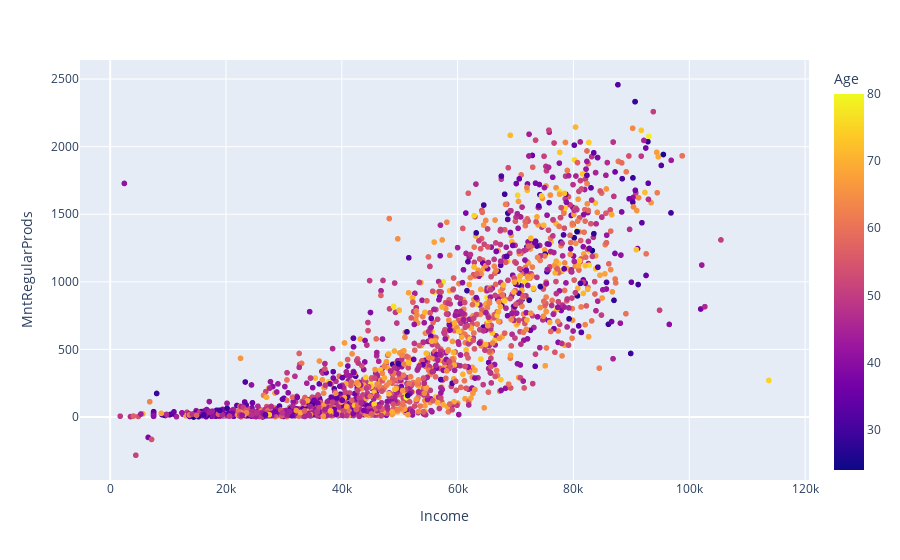

Notebook code for this chart:
### Code cell
fig = px.scatter(df,y="MntRegularProds",x="Income",color="Age")
fig.show()

### Figure 1 — Plotly figure (JSON) as saved in the notebook; plotly's stock layout.template omitted (floating-point values rounded to 4 significant figures; data arrays with more than 128 entries replaced by an {"elided": "..."} marker saying what was removed)
{"data": [{"hovertemplate": "Income=%{x}<br>MntRegularProds=%{y}<br>Age=%{marker.color}<extra></extra>", "legendgroup": "", "marker": {"color": {"elided": "2205 int values"}, "coloraxis": "coloraxis", "symbol": "circle"}, "mode": "markers", "name": "", "showlegend": false, "type": "scattergl", "x": {"elided": "2205 int values"}, "xaxis": "x", "y": {"elided": "2205 int values"}, "yaxis": "y"}], "layout": {"coloraxis": {"colorbar": {"title": {"text": "Age"}}, "colorscale": [[0, "#0d0887"], [0.1111, "#46039f"], [0.2222, "#7201a8"], [0.3333, "#9c179e"], [0.4444, "#bd3786"], [0.5556, "#d8576b"], [0.6667, "#ed7953"], [0.7778, "#fb9f3a"], [0.8889, "#fdca26"], [1, "#f0f921"]]}, "legend": {"tracegroupgap": 0}, "margin": {"t": 60}, "xaxis": {"anchor": "y", "domain": [0, 1], "title": {"text": "Income"}}, "yaxis": {"anchor": "x", "domain": [0, 1], "title": {"text": "MntRegularProds"}}}}
